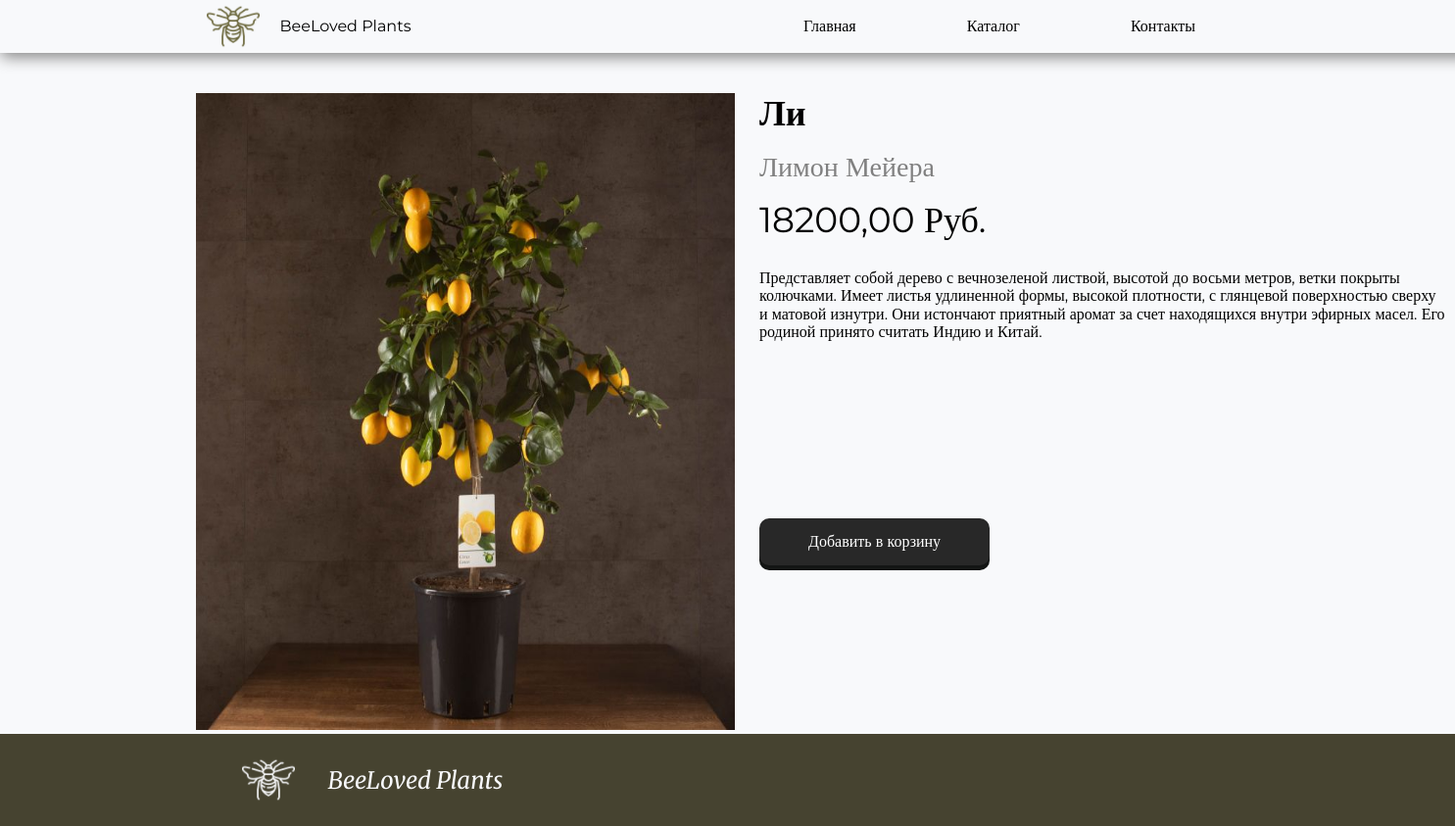
/catalog/product/limon-mejera/, run on the app's committed database.
### Catalog/models.py (models this page shows, shortened)
class Product(models.Model):
    category = models.ForeignKey(Category, verbose_name="Категория товара", related_name='products', on_delete=models.CASCADE)
    name = models.CharField(verbose_name="Название товара", max_length=100)
    slug = models.SlugField(verbose_name="Slug", unique=True)
    description = models.TextField(verbose_name="Описание товара", max_length=750)
    plant_name = models.CharField(verbose_name="Имя растения", max_length=30, blank=True)
    plant_category = models.ForeignKey(PlantCategory, verbose_name="Категория растения", related_name='products', on_delete=models.CASCADE, blank=True)
    price = models.DecimalField(verbose_name="Цена товара", max_digits=8, decimal_places=2)
    available = models.BooleanField(verbose_name="Доступно к продаже", default=True)
    main_image = models.ImageField(verbose_name="Главное изображение", upload_to='products/', blank=True)
    class Meta:
        verbose_name = 'Товар'
        verbose_name_plural = 'Товары'

### Catalog/views.py (the view)
# urls.py: path('product/<slug:slug>/', views.product_detail, name='product_detail'),
def product_detail(request, slug):
    product = get_object_or_404(Product, slug=slug, available=True)
    return render(request, 'product_detail.html', {
        'product': product,
    })

### Catalog/templates/product_detail.html (shortened to what this page needs)
{% extends 'index.html' %}
{% block content %}
<div class="product-detail-wrapper">
  <div class="product-detail">
    {% if product.main_image %}
    <div class="product-detail-image">
      <img src="{{ product.main_image.url }}">
    </div>
    {% else %}
    <div class="product-detail-image">
      <img src="/static/src/none-img.png">
    </div>
    {% endif %}
    <div class="product-detail-info">
      <div class="product-detail-main-info">
        {% if product.plant_name %}
          <div class="product-detail-plant-name">
            {{ product.plant_name }}
          </div>
        {% endif %}
        <div class="product-detail-product-name">
          {{ product.name }}
        </div>
        <div class="product-detail-price">
          {{ product.price }} Руб.
        </div>
      </div>
      <div class="product-description">
        {{ product.description }}
      </div>
      <form action="{% url 'Cart:cart_add' product.id %}" method="post" id="add-to-cart-form">
        <button type="submit" class="form-btn">Добавить в корзину</button>
        <div class="response" id="message">
        </div>
        <div class="response">
        </div>
      </form>
  </div>
    </div>
</div>
{% endblock %}

### static/normilize.css (style rules this page uses)
html { line-height: 1.15; -webkit-text-size-adjust: 100%; }
body { margin: 0; }
img { border-style: none; }
button, input, optgroup, select, textarea { font-family: inherit; font-size: 100%; line-height: 1.15; margin: 0; }
button, input { overflow: visible; }
button, select { text-transform: none; }
button, [type="button"], [type="reset"], [type="submit"] { -webkit-appearance: button; }

### static/style.css (style rules this page uses)
html, body { font-family: "Montserrat"; background-color: #F8F9FB; display: flex; flex-direction: column; min-height: 100vh; }
.product-detail-wrapper { display: flex; flex-direction: row; padding-top: 25px; }
.product-detail { display: flex; flex-direction: row; }
.product-detail img { width: 550px; height: 650px; }
.product-detail-info { display: flex; flex-direction: column; padding-left: 25px; height: 650px; }
.product-detail-main-info { display: flex; flex-direction: column; justify-content: space-between; font-size: 36px; height: 150px; }
.product-detail-product-name { color: gray; font-size: 28px; }
.product-detail-plant-name { font-weight: 700; }
.product-description { width: 700px; padding-top: 30px; }
#add-to-cart-form { padding-top: 180px; }
.form-btn { border: none; border-radius: 10px; text-decoration: none; color: white; padding: 15px 50px; background: #282828; box-shadow: 0 5px 0 #131514; }
.response { padding-top: 20px; color: gray; }

### data on the page
Product: main_image (picture), plant_name "Ли", name "Лимон Мейера", price "18200,00", description "Представляет собой дерево с вечнозеленой листвой, высотой до восьми метров, ветки покрыты колючками. Имеет листья удлиненной формы, высокой плотности, с глянцевой поверхностью сверху и матовой изнутри. Они истончают приятный аромат за счет находящихся внутри эфирных масел. Его родиной принято считать Индию и Китай."
